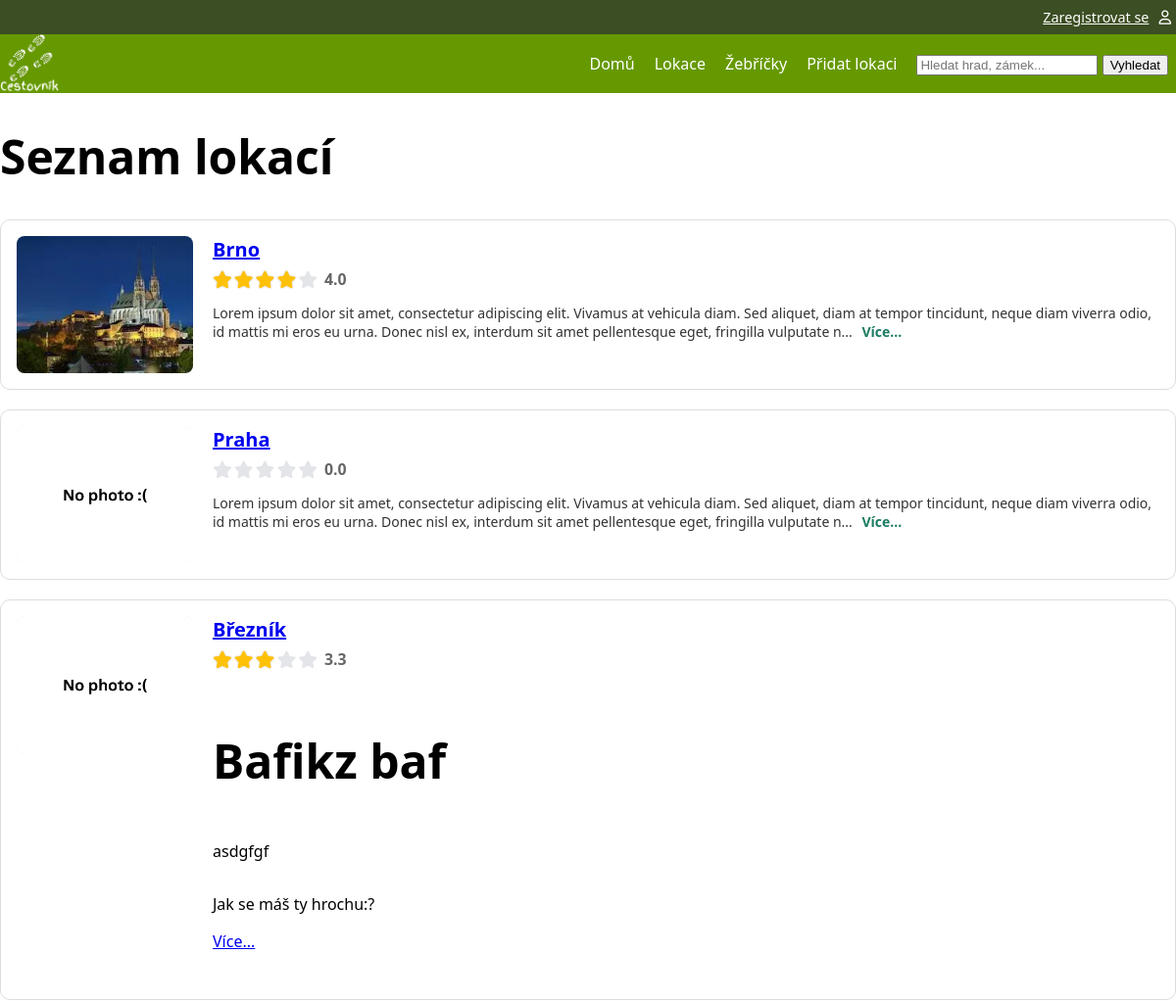
The page /locations (upper part) on the database as committed earlier.
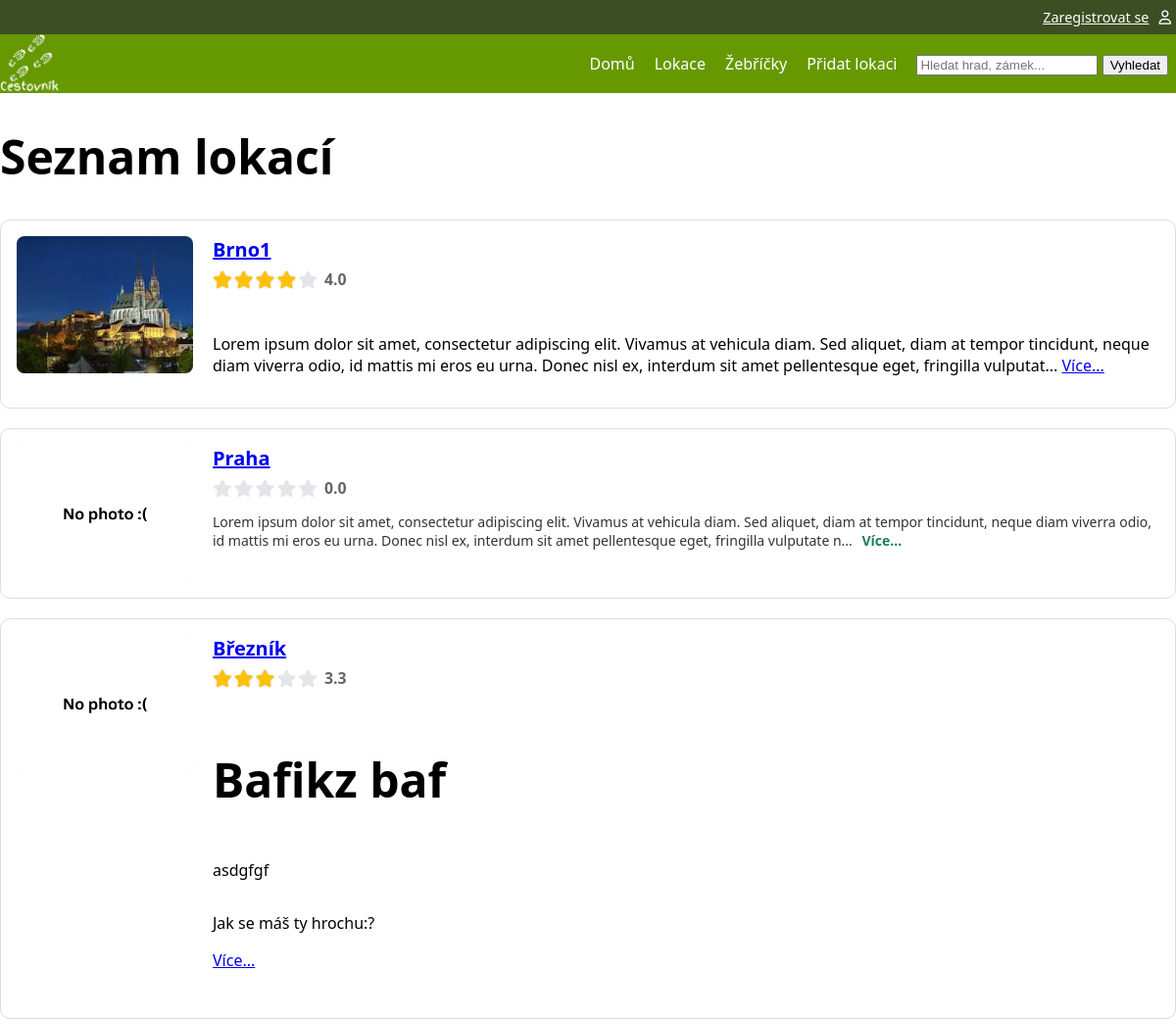
The same page on the database as committed later.
### tables this page shows
CREATE TABLE "photo"
(
    id          INTEGER
        primary key autoincrement,
    name        VARCHAR not null,
    alt_text    VARCHAR,
    url         VARCHAR not null,
    id_location INTEGER not null
        references location
            on delete cascade
);

CREATE TABLE "location"
(
    id                  INTEGER
        primary key autoincrement,
    name                VARCHAR                   not null,
    description         VARCHAR,
    date_location_added TEXT default current_date not null,
    id_user             INTEGER                   not null
        constraint location_user_id_fk
            references user
            on delete cascade,
    id_status           INTEGER                   not null
        constraint location_location_status_id_fk
            references location_status
);

### pages/locations.py (the view)
@router.get("/locations", name="list_locations_with_photos_rating", response_class=HTMLResponse)
async def list_locations_with_photos_rating(request: Request, svc: LocationService = Depends(locations_service)):
    locations = svc.list_locations_with_photos_rating()
    tpl = request.app.state.templates
    return tpl.TemplateResponse(
        "locations.html",
        {
            "request": request,
            "title": "Seznam lokací",
            "locations": locations,  # Seznam lokací - údaje o lokaci + fotky + Rating
        },
    )

### templates/locations.html (shortened to what this page needs)
{% extends "base.html" %}
{% block head %}
    <link rel="stylesheet" href="{{ url_for('static', path='css/rating.css') }}">
{% endblock %}
{% block content %}
    <h1>{{ title }}</h1>
    <div class="locations-list">
        {% for loc in locations %}
            <div class="location-card">
                <div class="loc-thumb">
                    {% if loc['photos'] %}
                        <a href="{{ url_for('location_detail',  location_id=loc['id']) }}">
                            <img alt="{{ loc['photos'][0]['alt_text'] }}" src="/{{ loc['photos'][0]['url'] }}">
                        </a>
                    {% else %}
                        <img alt="No photo" src="{{ url_for('static', path='img/web/noImage.webp') }}" class="noImage">
                    {% endif %}
                </div>
                <div class="loc-body">
                    <a href="{{ url_for('location_detail',  location_id=loc['id']) }}">
                        <h2 class="loc-title">{{ loc['name'] }}</h2>
                    </a>
                    <div class="rating-stars" title="Průměrné hodnocení: {{ (loc['avg_rating'] or 0) | round(1) }}">
                        {% set active_stars = loc['avg_rating'] | int %}
                        {% set inactive_stars = 5 - active_stars %}
                        {% for i in range(active_stars) %}
                            <i class="fa-solid fa-star star-active"></i>
                        {% endfor %}
                        {% for i in range(inactive_stars) %}
                            <i class="fa-solid fa-star star-inactive"></i>
                        {% endfor %}
                        <span class="rating-value">
        {% if loc['avg_rating'] %}
            {{ loc['avg_rating'] | round(1) }}
        {% else %}
            0.0
        {% endif %}
    </span>
                    </div>
                    <p class="loc-desc">
                        {{ loc['description'] | truncate(250, True, '...') | safe }}
                        <a href="{{ url_for('location_detail',  location_id=loc['id']) }}" class="more">Více...</a>
                    </p>
                </div>
            </div>
        {% endfor %}
    </div>
{% endblock %}

Rows that differ between the two databases and show on the page:
changed through a linked row, photo: name "Brno" → "Brno1"; description "…amet pellentesque eget, fringilla vulputate n..." → "…amet pellentesque eget, fringilla vulputat..."
